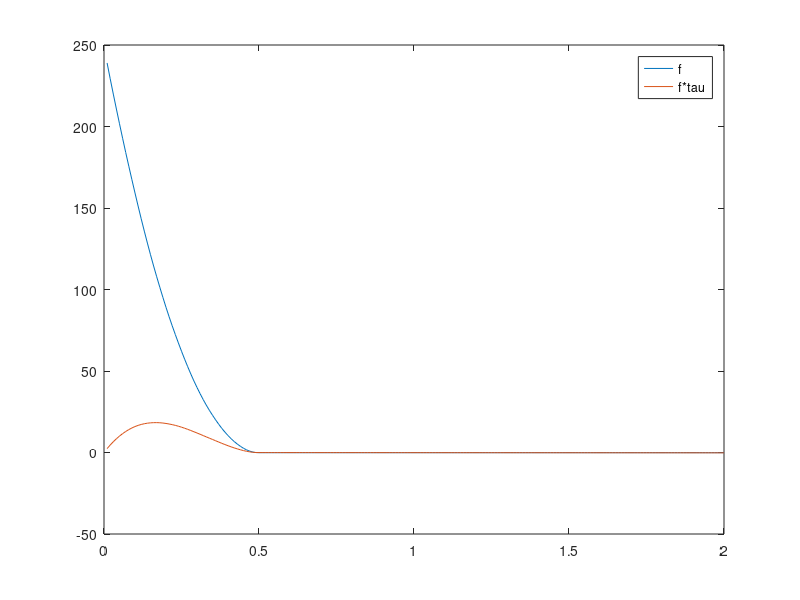

Write MATLAB code to recreate this figure. (Note: this script raises an error after producing the figure.)
clc
clear;
close all;


N = 1000;
u = (rand(N,1)-0.5);
tau =0.1;

l_range = 0.01:0.01:2;

f = @(l) sum(max(abs(u)-l,0))-tau;
f2 = @(l) l*f(l);
    
for ii=1:length(l_range)
    f_normal(ii) = f(l_range(ii));
    acc_f(ii) = f2(l_range(ii));
end

plot(l_range,f_normal)
hold on
plot(l_range,acc_f)
% plot(l_range,acc_f2)

legend('f','f*tau','f/tau')

tau_0=0.37;
max_iter=1000;
tol_u = 1E-10;
tol = 1E-10;
tic
[tau_opt,x_hist,error,iter]=steff_amat(f,tau_0,tol,max_iter,tol_u);
toc
tic
[tau_opt_acc,x_hist_acc,error_acc,iter_acc]=steff_amat(f2,tau_0,tol,max_iter,tol_u);
toc
% tic
% [tau_opt_acc2,x_hist_acc2,error_acc2,iter_acc2]=steff_amat(f_acc2,tau_0,tol,max_iter,tol_u);
% toc

iter
iter_acc
% iter_acc2